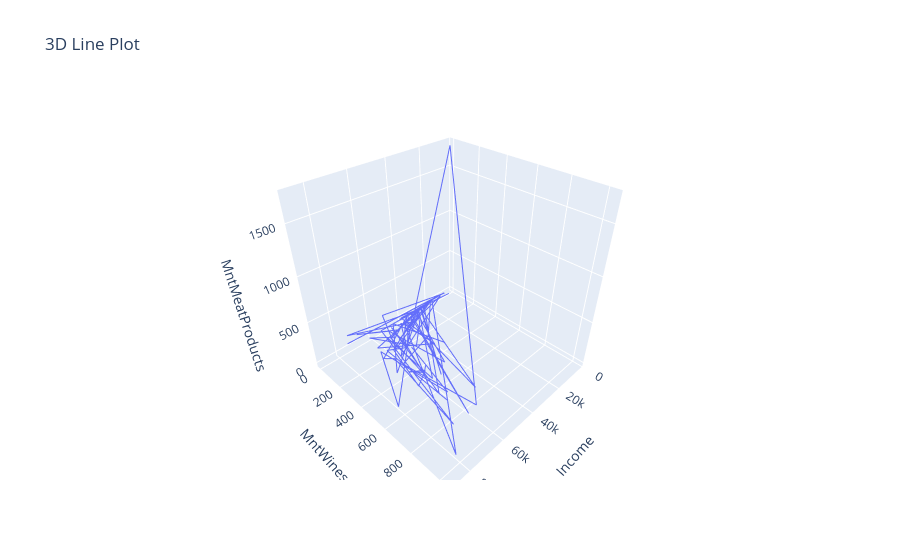

Write notebook code for a chart like this one.
### Code cell
fig = px.line_3d(
    df.head(100),
    x="Income",
    y="MntWines",
    z="MntMeatProducts",
    title="3D Line Plot"
)

fig.show()
